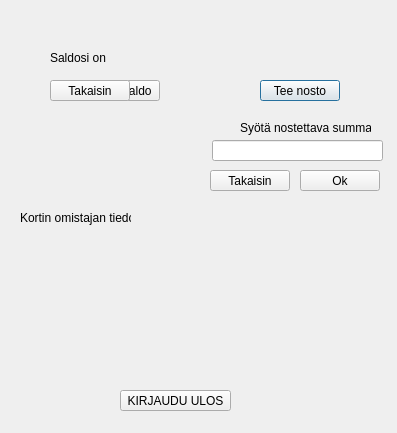
<?xml version="1.0" encoding="UTF-8"?>
<ui version="4.0">
 <class>Toiminnot</class>
 <widget class="QDialog" name="Toiminnot">
  <property name="geometry">
   <rect>
    <x>0</x>
    <y>0</y>
    <width>397</width>
    <height>433</height>
   </rect>
  </property>
  <property name="windowTitle">
   <string>SPANKKI</string>
  </property>
  <widget class="QPushButton" name="pushButtonNosto">
   <property name="geometry">
    <rect>
     <x>260</x>
     <y>80</y>
     <width>80</width>
     <height>21</height>
    </rect>
   </property>
   <property name="text">
    <string>Tee nosto</string>
   </property>
  </widget>
  <widget class="QPushButton" name="pushButtonSaldo">
   <property name="geometry">
    <rect>
     <x>80</x>
     <y>80</y>
     <width>80</width>
     <height>21</height>
    </rect>
   </property>
   <property name="text">
    <string>Näytä saldo</string>
   </property>
  </widget>
  <widget class="QLabel" name="label">
   <property name="geometry">
    <rect>
     <x>50</x>
     <y>50</y>
     <width>81</width>
     <height>16</height>
    </rect>
   </property>
   <property name="text">
    <string>Saldosi on</string>
   </property>
  </widget>
  <widget class="QPushButton" name="pushButtonTakaisin">
   <property name="geometry">
    <rect>
     <x>50</x>
     <y>80</y>
     <width>80</width>
     <height>21</height>
    </rect>
   </property>
   <property name="text">
    <string>Takaisin</string>
   </property>
  </widget>
  <widget class="QLineEdit" name="lineEditSumma">
   <property name="geometry">
    <rect>
     <x>212</x>
     <y>140</y>
     <width>171</width>
     <height>21</height>
    </rect>
   </property>
  </widget>
  <widget class="QLabel" name="label_2">
   <property name="geometry">
    <rect>
     <x>240</x>
     <y>120</y>
     <width>131</width>
     <height>16</height>
    </rect>
   </property>
   <property name="text">
    <string>Syötä nostettava summa</string>
   </property>
  </widget>
  <widget class="QPushButton" name="pushButtonOk">
   <property name="geometry">
    <rect>
     <x>300</x>
     <y>170</y>
     <width>80</width>
     <height>21</height>
    </rect>
   </property>
   <property name="text">
    <string>Ok</string>
   </property>
  </widget>
  <widget class="QPushButton" name="pushButtonTakaisin2">
   <property name="geometry">
    <rect>
     <x>210</x>
     <y>170</y>
     <width>80</width>
     <height>21</height>
    </rect>
   </property>
   <property name="text">
    <string>Takaisin</string>
   </property>
  </widget>
  <widget class="QLabel" name="labelSaldo">
   <property name="geometry">
    <rect>
     <x>100</x>
     <y>50</y>
     <width>47</width>
     <height>13</height>
    </rect>
   </property>
   <property name="text">
    <string/>
   </property>
  </widget>
  <widget class="QLabel" name="labelSaldoWithdraw">
   <property name="geometry">
    <rect>
     <x>210</x>
     <y>210</y>
     <width>121</width>
     <height>16</height>
    </rect>
   </property>
   <property name="text">
    <string/>
   </property>
  </widget>
  <widget class="QLabel" name="labelUusiSaldoWithdraw">
   <property name="geometry">
    <rect>
     <x>330</x>
     <y>210</y>
     <width>47</width>
     <height>13</height>
    </rect>
   </property>
   <property name="text">
    <string/>
   </property>
  </widget>
  <widget class="QLabel" name="labelOmistajanNimi">
   <property name="geometry">
    <rect>
     <x>20</x>
     <y>240</y>
     <width>91</width>
     <height>16</height>
    </rect>
   </property>
   <property name="text">
    <string/>
   </property>
  </widget>
  <widget class="QLabel" name="labelOmistajanOsoite">
   <property name="geometry">
    <rect>
     <x>20</x>
     <y>270</y>
     <width>101</width>
     <height>16</height>
    </rect>
   </property>
   <property name="text">
    <string/>
   </property>
  </widget>
  <widget class="QLabel" name="label_3">
   <property name="geometry">
    <rect>
     <x>20</x>
     <y>210</y>
     <width>111</width>
     <height>16</height>
    </rect>
   </property>
   <property name="text">
    <string>Kortin omistajan tiedot:</string>
   </property>
  </widget>
  <widget class="QPushButton" name="pushButton">
   <property name="geometry">
    <rect>
     <x>120</x>
     <y>390</y>
     <width>111</width>
     <height>21</height>
    </rect>
   </property>
   <property name="text">
    <string>KIRJAUDU ULOS</string>
   </property>
  </widget>
 </widget>
 <resources/>
 <connections/>
</ui>
